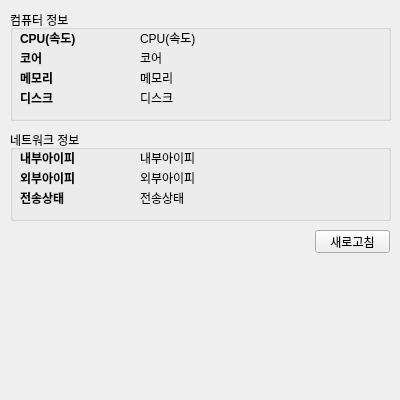
<?xml version="1.0" encoding="UTF-8"?>
<ui version="4.0">
 <class>Form</class>
 <widget class="QWidget" name="Form">
  <property name="geometry">
   <rect>
    <x>0</x>
    <y>0</y>
    <width>400</width>
    <height>400</height>
   </rect>
  </property>
  <property name="minimumSize">
   <size>
    <width>400</width>
    <height>400</height>
   </size>
  </property>
  <property name="windowTitle">
   <string>내 컴퓨터 정보</string>
  </property>
  <widget class="QGroupBox" name="groupBox">
   <property name="geometry">
    <rect>
     <x>10</x>
     <y>10</y>
     <width>381</width>
     <height>111</height>
    </rect>
   </property>
   <property name="title">
    <string>컴퓨터 정보</string>
   </property>
   <widget class="QLabel" name="lblDisk">
    <property name="geometry">
     <rect>
      <x>130</x>
      <y>80</y>
      <width>301</width>
      <height>16</height>
     </rect>
    </property>
    <property name="text">
     <string>디스크</string>
    </property>
   </widget>
   <widget class="QLabel" name="lblCPU">
    <property name="geometry">
     <rect>
      <x>130</x>
      <y>20</y>
      <width>301</width>
      <height>16</height>
     </rect>
    </property>
    <property name="text">
     <string>CPU(속도)</string>
    </property>
   </widget>
   <widget class="QLabel" name="lblCore">
    <property name="geometry">
     <rect>
      <x>130</x>
      <y>40</y>
      <width>301</width>
      <height>16</height>
     </rect>
    </property>
    <property name="text">
     <string>코어</string>
    </property>
   </widget>
   <widget class="QLabel" name="label">
    <property name="geometry">
     <rect>
      <x>10</x>
      <y>20</y>
      <width>91</width>
      <height>16</height>
     </rect>
    </property>
    <property name="styleSheet">
     <string notr="true">font-weight: bold;</string>
    </property>
    <property name="text">
     <string>CPU(속도)</string>
    </property>
   </widget>
   <widget class="QLabel" name="lblMemory">
    <property name="geometry">
     <rect>
      <x>130</x>
      <y>60</y>
      <width>301</width>
      <height>16</height>
     </rect>
    </property>
    <property name="text">
     <string>메모리</string>
    </property>
   </widget>
   <widget class="QLabel" name="label_4">
    <property name="geometry">
     <rect>
      <x>10</x>
      <y>80</y>
      <width>91</width>
      <height>16</height>
     </rect>
    </property>
    <property name="styleSheet">
     <string notr="true">font-weight: bold;</string>
    </property>
    <property name="text">
     <string>디스크</string>
    </property>
   </widget>
   <widget class="QLabel" name="label_2">
    <property name="geometry">
     <rect>
      <x>10</x>
      <y>40</y>
      <width>91</width>
      <height>16</height>
     </rect>
    </property>
    <property name="styleSheet">
     <string notr="true">font-weight: bold;</string>
    </property>
    <property name="text">
     <string>코어</string>
    </property>
   </widget>
   <widget class="QLabel" name="label_3">
    <property name="geometry">
     <rect>
      <x>10</x>
      <y>60</y>
      <width>91</width>
      <height>16</height>
     </rect>
    </property>
    <property name="styleSheet">
     <string notr="true">font-weight: bold;</string>
    </property>
    <property name="text">
     <string>메모리</string>
    </property>
   </widget>
  </widget>
  <widget class="QGroupBox" name="groupBox_2">
   <property name="geometry">
    <rect>
     <x>10</x>
     <y>130</y>
     <width>381</width>
     <height>91</height>
    </rect>
   </property>
   <property name="title">
    <string>네트워크 정보</string>
   </property>
   <widget class="QLabel" name="label_7">
    <property name="geometry">
     <rect>
      <x>10</x>
      <y>60</y>
      <width>91</width>
      <height>16</height>
     </rect>
    </property>
    <property name="styleSheet">
     <string notr="true">font-weight: bold;</string>
    </property>
    <property name="text">
     <string>전송상태</string>
    </property>
   </widget>
   <widget class="QLabel" name="label_5">
    <property name="geometry">
     <rect>
      <x>10</x>
      <y>20</y>
      <width>91</width>
      <height>16</height>
     </rect>
    </property>
    <property name="styleSheet">
     <string notr="true">font-weight: bold;</string>
    </property>
    <property name="text">
     <string>내부아이피</string>
    </property>
   </widget>
   <widget class="QLabel" name="label_6">
    <property name="geometry">
     <rect>
      <x>10</x>
      <y>40</y>
      <width>91</width>
      <height>16</height>
     </rect>
    </property>
    <property name="styleSheet">
     <string notr="true">font-weight: bold;</string>
    </property>
    <property name="text">
     <string>외부아이피</string>
    </property>
   </widget>
   <widget class="QLabel" name="lblExtraNet">
    <property name="geometry">
     <rect>
      <x>130</x>
      <y>40</y>
      <width>301</width>
      <height>16</height>
     </rect>
    </property>
    <property name="text">
     <string>외부아이피</string>
    </property>
   </widget>
   <widget class="QLabel" name="lblInnerNet">
    <property name="geometry">
     <rect>
      <x>130</x>
      <y>20</y>
      <width>301</width>
      <height>16</height>
     </rect>
    </property>
    <property name="text">
     <string>내부아이피</string>
    </property>
   </widget>
   <widget class="QLabel" name="lblNetStat">
    <property name="geometry">
     <rect>
      <x>130</x>
      <y>60</y>
      <width>301</width>
      <height>16</height>
     </rect>
    </property>
    <property name="text">
     <string>전송상태</string>
    </property>
   </widget>
  </widget>
  <widget class="QPushButton" name="btnRefresh">
   <property name="geometry">
    <rect>
     <x>315</x>
     <y>230</y>
     <width>75</width>
     <height>23</height>
    </rect>
   </property>
   <property name="text">
    <string>새로고침</string>
   </property>
  </widget>
 </widget>
 <resources/>
 <connections/>
</ui>
